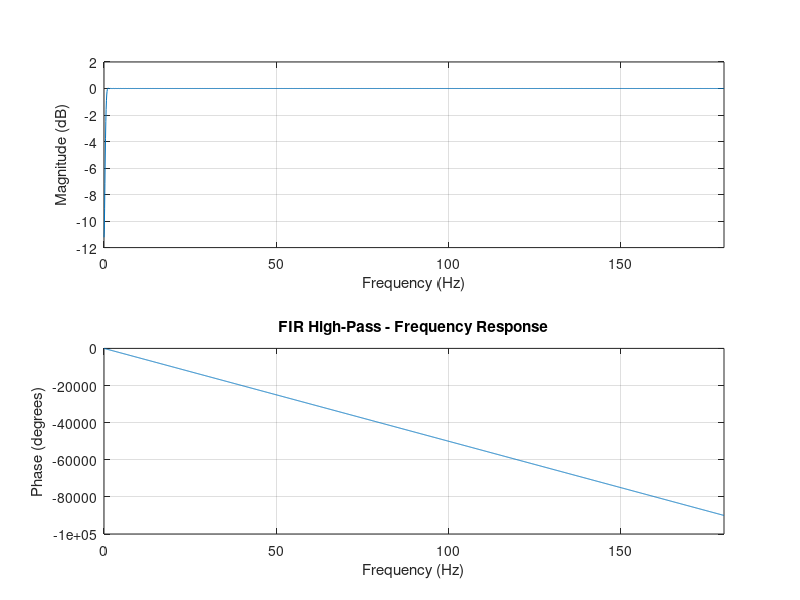
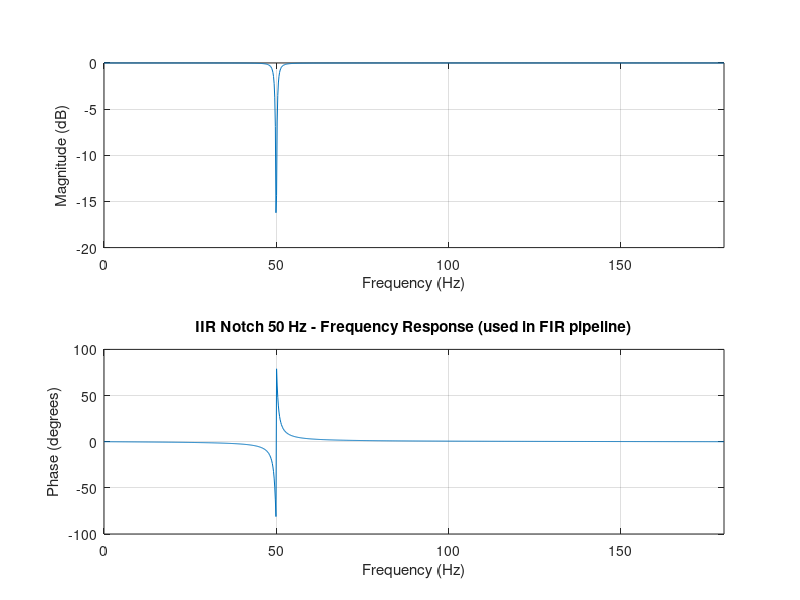
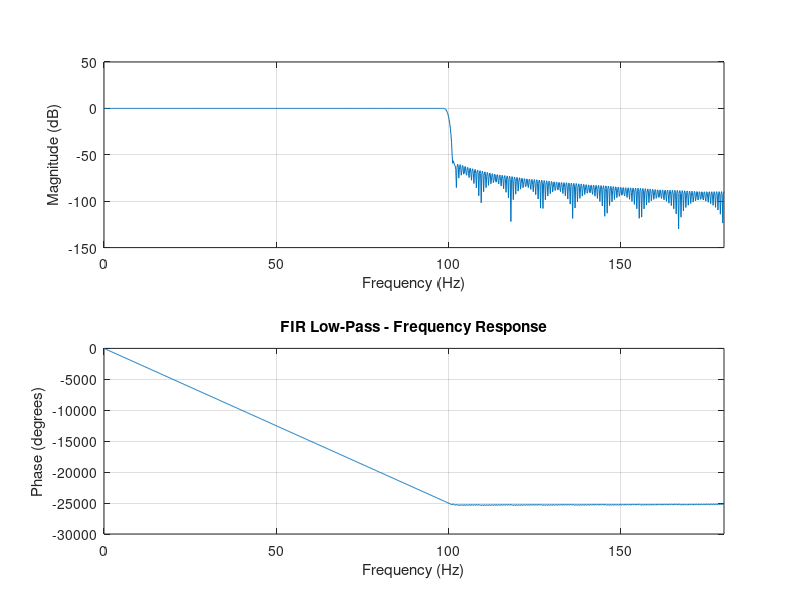
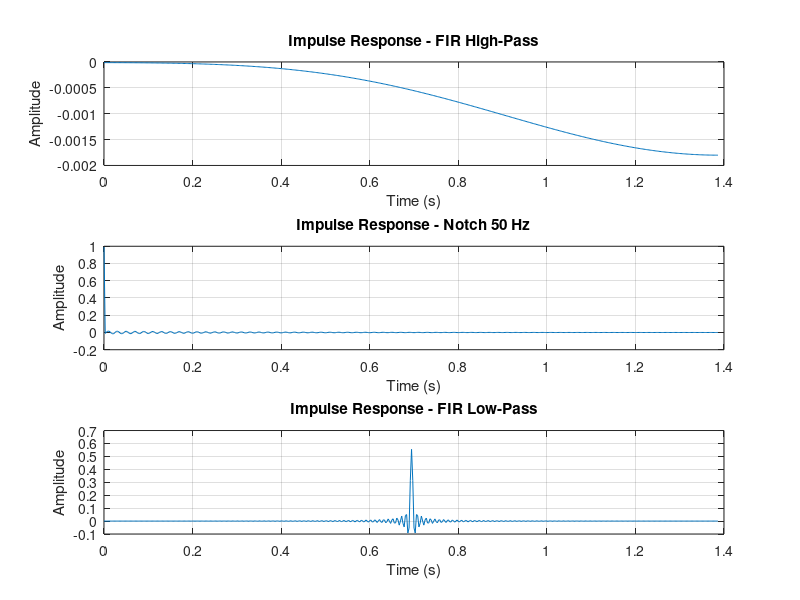

The MATLAB script that drew these images, in order: (Note: this script raises an error after producing the figures.)
%% Load ECG data
load('ecg_data.mat');
load('butter_result.mat', 'notchNumerator', 'notchDenominator');

%% Design FIR High Pass Filter
firHighPassOrder = 1000;
firStandardOrder = 500;
firHighPassNumerator = fir1(firHighPassOrder, 0.5 / (samplingFrequency / 2), 'high', hamming(firHighPassOrder + 1));
firHighPassDenominator = 1;

%% Design FIR Low-Pass Filter
firLowPassNumerator = fir1(firStandardOrder, 100 / (samplingFrequency / 2), 'low', hamming(firStandardOrder + 1));
firLowPassDenominator = 1;

%% Plot Frequency Responses
figure;
freqz(firHighPassNumerator, firHighPassDenominator, 1024, samplingFrequency);
title('FIR High-Pass - Frequency Response');
figure;
freqz(notchNumerator, notchDenominator, 1024, samplingFrequency);
title('IIR Notch 50 Hz - Frequency Response (used in FIR pipeline)');
figure;
freqz(firLowPassNumerator, firLowPassDenominator, 1024, samplingFrequency);
title('FIR Low-Pass - Frequency Response');

%% Plot Impulse Responses
impulseResponseLength = 500;
impulseTimeAxis = (0:impulseResponseLength - 1) / samplingFrequency;
firHighPassImpulseResponse = impz(firHighPassNumerator, firHighPassDenominator, impulseResponseLength);
notchImpulseResponse = impz(notchNumerator, notchDenominator, impulseResponseLength);
firLowPassImpulseResponse = impz(firLowPassNumerator, firLowPassDenominator, impulseResponseLength);
figure;
subplot(3, 1, 1);
plot(impulseTimeAxis, firHighPassImpulseResponse);
title('Impulse Response - FIR High-Pass');
xlabel('Time (s)');
ylabel('Amplitude');
grid on;
subplot(3, 1, 2);
plot(impulseTimeAxis, notchImpulseResponse);
title('Impulse Response - Notch 50 Hz');
xlabel('Time (s)');
ylabel('Amplitude');
grid on;
subplot(3, 1, 3);
plot(impulseTimeAxis, firLowPassImpulseResponse);
title('Impulse Response - FIR Low-Pass');
xlabel('Time (s)');
ylabel('Amplitude');
grid on;

%% Plot Step Responses
firHighPassStepResponse = stepz(firHighPassNumerator, firHighPassDenominator, impulseResponseLength);
notchStepResponse = stepz(notchNumerator, notchDenominator, impulseResponseLength);
firLowPassStepResponse = stepz(firLowPassNumerator, firLowPassDenominator, impulseResponseLength);
figure;
subplot(3, 1, 1);
plot(impulseTimeAxis, firHighPassStepResponse);
title('Step Response - FIR High-Pass');
xlabel('Time (s)');
ylabel('Amplitude');
grid on;
subplot(3, 1, 2);
plot(impulseTimeAxis, notchStepResponse);
title('Step Response - Notch 50 Hz');
xlabel('Time (s)');
ylabel('Amplitude');
grid on;
subplot(3, 1, 3);
plot(impulseTimeAxis, firLowPassStepResponse);
title('Step Response - FIR Low-Pass');
xlabel('Time (s)');
ylabel('Amplitude');
grid on;

%% Pole-Zero Plots
figure;
subplot(1, 3, 1);
zplane(firHighPassNumerator, firHighPassDenominator);
title('Pole-Zero - FIR HP');
subplot(1, 3, 2);
zplane(notchNumerator, notchDenominator);
title('Pole-Zero - Notch 50 Hz');
subplot(1, 3, 3);
zplane(firLowPassNumerator, firLowPassDenominator);
title('Pole-Zero - FIR LP');

%% Apply Filters
ecgAfterHighPass = filtfilt(firHighPassNumerator, firHighPassDenominator, noisyEcgSignal);
ecgAfterNotch = filtfilt(notchNumerator, notchDenominator, ecgAfterHighPass);
ecgCleanedFir = filtfilt(firLowPassNumerator, firLowPassDenominator, ecgAfterNotch);

%% Plot Filtering Steps
figure;
subplot(4, 1, 1);
plot(timeAxis, noisyEcgSignal);
title('Noisy ECG');
ylabel('mV');
grid on;
subplot(4, 1, 2);
plot(timeAxis, ecgAfterHighPass);
title('After FIR High-Pass');
ylabel('mV');
grid on;
subplot(4, 1, 3);
plot(timeAxis, ecgAfterNotch);
title('After FIR Notch');
ylabel('mV');
grid on;
subplot(4, 1, 4);
plot(timeAxis, ecgCleanedFir);
title('After FIR Low-Pass');
ylabel('mV');
xlabel('Time (s)');
grid on;

%% Print Coefficients
disp('FIR HP first 10 b coefficients:');
disp(firHighPassNumerator(1:10));
disp('Notch numerator b:');
disp(notchNumerator);
disp('Notch denominator a:');
disp(notchDenominator);
disp('FIR LP first 10 b coefficients:');
disp(firLowPassNumerator(1:10));

%% Verify Specs Compliance

firHpSampleIndices = (0:firHighPassOrder);
firStdSampleIndices = (0:firStandardOrder);
notchSampleIndices = (0:2);

hpPassbandGain = 20 * log10(abs(firHighPassNumerator * exp(-1j * 2 * pi * 10 / samplingFrequency * firHpSampleIndices)'));
hpStopbandAttenuation = 20 * log10(abs(firHighPassNumerator * exp(-1j * 2 * pi * 0.1 / samplingFrequency * firHpSampleIndices)'));
lpPassbandGain = 20 * log10(abs(firLowPassNumerator * exp(-1j * 2 * pi * 90 / samplingFrequency * firStdSampleIndices)'));
lpStopbandAttenuation = 20 * log10(abs(firLowPassNumerator * exp(-1j * 2 * pi * 150 / samplingFrequency * firStdSampleIndices)'));
notchExactFreqVector = exp(-1j * 2 * pi * 50 / samplingFrequency * notchSampleIndices);
notchExactAttenuation = 20 * log10(abs(notchNumerator * notchExactFreqVector') / abs(notchDenominator * notchExactFreqVector'));

fprintf('\nFIR Specs Verification: \n');
fprintf('HP passband gain at 10 Hz  : %.3f dB\n', hpPassbandGain);
fprintf('HP stopband atten at 0.1 Hz: %.3f dB\n', hpStopbandAttenuation);
fprintf('LP passband gain at 90 Hz  : %.3f dB\n', lpPassbandGain);
fprintf('LP stopband atten at 150 Hz: %.3f dB\n', lpStopbandAttenuation);
fprintf('Notch exact atten at 50 Hz : %.3f dB\n', notchExactAttenuation);

%% Save
save('fir_result.mat', 'ecgCleanedFir', 'firHighPassNumerator', 'firHighPassDenominator', 'firLowPassNumerator', 'firLowPassDenominator');
